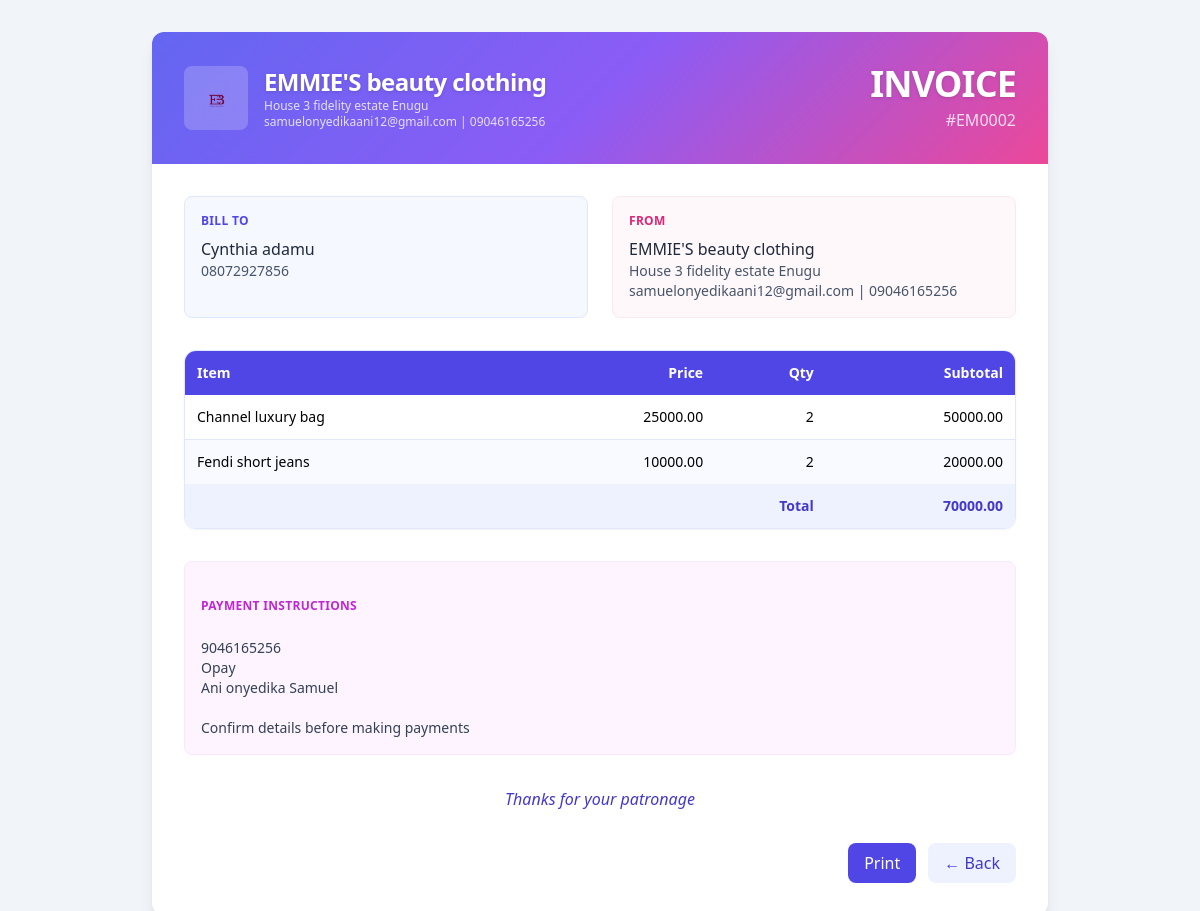
The page /invoices/9/print (signed in) on the database its author committed.
### app/models.py (models this page shows)
class BusinessProfile(db.Model):
    id = db.Column(db.Integer, primary_key=True)
    user_id = db.Column(db.Integer, db.ForeignKey('user.id'), nullable=False)
    business_name = db.Column(db.String(255))
    address = db.Column(db.String(255))
    phone = db.Column(db.String(50))
    email = db.Column(db.String(255))
    logo_path = db.Column(db.String(255))

class Invoice(db.Model):
    id = db.Column(db.Integer, primary_key=True)
    user_id = db.Column(db.Integer, db.ForeignKey('user.id'), nullable=False)
    invoice_number = db.Column(db.String(100), nullable=False)
    client_name = db.Column(db.String(255))
    client_contact = db.Column(db.String(255))
    payment_instructions = db.Column(db.Text)
    thanks_message = db.Column(db.Text)
    total_amount = db.Column(db.Float, default=0.0)
    created_at = db.Column(db.DateTime, default=datetime.utcnow)
    template_name = db.Column(db.String(100), default='invoice_template_1.html')

class InvoiceItem(db.Model):
    id = db.Column(db.Integer, primary_key=True)
    invoice_id = db.Column(db.Integer, db.ForeignKey('invoice.id'), nullable=False)
    name = db.Column(db.String(255))
    price = db.Column(db.Float, default=0.0)
    quantity = db.Column(db.Integer, default=1)
    subtotal = db.Column(db.Float, default=0.0)

### app/routes_generate.py (the view)
@main_generate_bp.route('/invoices/<int:invoice_id>/print')
@login_required
def print_invoice(invoice_id: int):
    inv = Invoice.query.filter_by(id=invoice_id, user_id=current_user.id).first_or_404()
    profile = BusinessProfile.query.filter_by(user_id=current_user.id).first()
    if not profile:
        flash('Missing Business Profile for this account.', 'warning')
        return redirect(url_for('main.dashboard'))
    items = InvoiceItem.query.filter_by(invoice_id=inv.id).all()
    brand_logo_url = url_for('static', filename=profile.logo_path) if profile.logo_path else None
    item_dicts = [{
        'name': it.name,
        'price': it.price,
        'quantity': it.quantity,
        'subtotal': it.subtotal,
    } for it in items]
    auto_print = str(request.args.get('auto_print', '')).lower() in {'1', 'true', 'yes'}
    chosen_template = inv.template_name or 'invoice_template_1.html'
    from .subscription import user_can_modify_invoices
    can_modify = user_can_modify_invoices(current_user)
    if not can_modify:
        auto_print = False
    html = render_template(
        chosen_template,
        business_name=profile.business_name,
        invoice_number=inv.invoice_number,
        address=profile.address,
        phone=profile.phone,
        email=profile.email,
        brand_logo=brand_logo_url,
        payment_instructions=inv.payment_instructions,
        thanks_message=inv.thanks_message,
        client_name=inv.client_name,
        client_contact=inv.client_contact,
        items=item_dicts,
        total_amount=inv.total_amount,
        auto_print=auto_print,
        read_only=(not can_modify),
    )
    return html

### app/__init__.py (called while the page is built)
@login_manager.user_loader
def load_user(user_id):
    from .models import User
    return User.query.get(int(user_id))

### app/models.py (called while the page is built)
    def trial_active(self) -> bool:
        if self.is_premium:
            return False  # premium overrides trial display
        if not self.trial_start:
            return False
        return datetime.utcnow() < self.trial_start + timedelta(days=7)

    def access_active(self) -> bool:
        if self.is_premium:
            if self.premium_expires_at is None:
                return True
            return datetime.utcnow() < self.premium_expires_at
        return self.trial_active()

### app/subscription.py (called while the page is built)
def user_can_modify_invoices(user) -> bool:
    if not user:
        return False
    return user.access_active()

### app/templates/invoice_template_4.html (shortened to what this page needs)
<!DOCTYPE html>
<html lang="en">
<head>
  <script src="https://cdn.tailwindcss.com"></script>
</head>
<body class="bg-slate-100">
  <div class="max-w-4xl mx-auto my-8 bg-white rounded-xl shadow-lg overflow-hidden page relative">
    <div class="gradient-header text-white p-8 flex flex-col md:flex-row md:items-center md:justify-between gap-6">
      <div class="flex items-center gap-4">
        {% if brand_logo %}
          <img src="{{ brand_logo }}" alt="Logo" class="h-16 w-16 object-contain bg-white/20 backdrop-blur rounded-lg p-2" />
        {% endif %}
        <div>
          <h1 class="text-2xl font-bold tracking-tight drop-shadow">{{ business_name }}</h1>
          <p class="text-xs text-white/80 max-w-sm">{{ address }}</p>
          <p class="text-xs text-white/80">{{ email }} | {{ phone }}</p>
        </div>
      </div>
      <div class="text-right">
        <div class="text-4xl font-extrabold tracking-tight drop-shadow">INVOICE</div>
        <div class="text-white/80 mt-1">#{{ invoice_number }}</div>
      </div>
    </div>
    <div class="p-8 space-y-8">
      <div class="grid grid-cols-1 md:grid-cols-2 gap-6">
        <div class="rounded-lg border border-indigo-100 p-4 bg-indigo-50/50">
          <h3 class="text-xs font-semibold uppercase tracking-wide text-indigo-600">Bill To</h3>
          <p class="mt-2 font-medium text-slate-800">{{ client_name }}</p>
          <p class="text-sm text-slate-600">{{ client_phone or client_contact }}</p>
        </div>
        <div class="rounded-lg border border-pink-100 p-4 bg-pink-50/50">
          <h3 class="text-xs font-semibold uppercase tracking-wide text-pink-600">From</h3>
          <p class="mt-2 font-medium text-slate-800">{{ business_name }}</p>
          <p class="text-sm text-slate-600">{{ address }}</p>
          <p class="text-sm text-slate-600">{{ email }} | {{ phone }}</p>
        </div>
      </div>
      <div class="overflow-hidden rounded-xl border border-indigo-100 shadow-sm">
        <table class="w-full text-sm">
          <thead class="bg-indigo-600 text-white">
            <tr>
              <th class="text-left p-3">Item</th>
              <th class="text-right p-3">Price</th>
              <th class="text-right p-3">Qty</th>
              <th class="text-right p-3">Subtotal</th>
            </tr>
          </thead>
          <tbody>
            {% for item in items %}
            <tr class="odd:bg-white even:bg-indigo-50/40 border-b last:border-none border-indigo-100">
              <td class="p-3">{{ item.name }}</td>
              <td class="p-3 text-right">{{ '%.2f'|format(item.price) }}</td>
              <td class="p-3 text-right">{{ item.quantity }}</td>
              <td class="p-3 text-right font-medium">{{ '%.2f'|format(item.subtotal) }}</td>
            </tr>
            {% endfor %}
          </tbody>
          <tfoot>
            <tr class="bg-indigo-50">
              <td colspan="3" class="p-3 text-right font-semibold text-indigo-700">Total</td>
              <td class="p-3 text-right font-bold text-indigo-700">{{ '%.2f'|format(total_amount) }}</td>
            </tr>
          </tfoot>
        </table>
      </div>
      {% if payment_instructions %}
      <div class="rounded-lg border border-fuchsia-100 bg-fuchsia-50 p-4 text-sm text-slate-700 whitespace-pre-line">
        <h3 class="text-xs uppercase tracking-wide font-semibold text-fuchsia-600 mb-1">Payment Instructions</h3>
        {{ payment_instructions }}
      </div>
      {% endif %}
      {% if thanks_message %}
      <div class="text-center text-indigo-700 font-medium italic">{{ thanks_message }}</div>
      {% endif %}
      <div class="mt-4 flex justify-end gap-3 no-print">
        <button onclick="window.print()" class="px-4 py-2 bg-indigo-600 text-white rounded-lg hover:bg-indigo-700">Print</button>
        <a href="{{ url_for('main.invoices_list') }}" class="px-4 py-2 bg-indigo-50 text-indigo-700 rounded-lg hover:bg-indigo-100">← Back</a>
      </div>
    </div>
  </div>
</body>
</html>

### app/templates/invoice_template_4.html (style rules this page uses)
.gradient-header { background:linear-gradient(135deg,#6366f1,#8b5cf6,#ec4899); }

### rows shown on the page
BusinessProfile: business_name "EMMIE'S beauty clothing", address "House 3 fidelity estate Enugu", email "samuelonyedikaani12@gmail.com", phone "09046165256"
Invoice: invoice_number "EM0002", client_name "Cynthia adamu", client_contact "08072927856", total_amount "70000.00", payment_instructions "9046165256 Opay Ani onyedika Samuel Confirm details before making payments", thanks_message "Thanks for your patronage"
InvoiceItem: name "Channel luxury bag", price "25000.00", quantity "2", subtotal "50000.00"
InvoiceItem: name "Fendi short jeans", price "10000.00", quantity "2", subtotal "20000.00"
